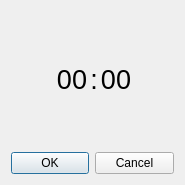
<?xml version="1.0" encoding="UTF-8"?>
<ui version="4.0">
 <class>TimeSelectWidget</class>
 <widget class="QDialog" name="TimeSelectWidget">
  <property name="geometry">
   <rect>
    <x>0</x>
    <y>0</y>
    <width>185</width>
    <height>185</height>
   </rect>
  </property>
  <property name="minimumSize">
   <size>
    <width>185</width>
    <height>185</height>
   </size>
  </property>
  <property name="maximumSize">
   <size>
    <width>185</width>
    <height>185</height>
   </size>
  </property>
  <property name="windowTitle">
   <string>Укажите время</string>
  </property>
  <layout class="QGridLayout" name="gridLayout">
   <item row="0" column="1">
    <spacer name="verticalSpacer_2">
     <property name="orientation">
      <enum>Qt::Vertical</enum>
     </property>
     <property name="sizeHint" stdset="0">
      <size>
       <width>20</width>
       <height>40</height>
      </size>
     </property>
    </spacer>
   </item>
   <item row="1" column="0">
    <spacer name="horizontalSpacer">
     <property name="orientation">
      <enum>Qt::Horizontal</enum>
     </property>
     <property name="sizeHint" stdset="0">
      <size>
       <width>34</width>
       <height>20</height>
      </size>
     </property>
    </spacer>
   </item>
   <item row="1" column="1">
    <widget class="QWidget" name="widget" native="true">
     <property name="minimumSize">
      <size>
       <width>80</width>
       <height>50</height>
      </size>
     </property>
     <property name="maximumSize">
      <size>
       <width>80</width>
       <height>50</height>
      </size>
     </property>
     <property name="autoFillBackground">
      <bool>false</bool>
     </property>
     <layout class="QHBoxLayout" name="horizontalLayout">
      <property name="spacing">
       <number>0</number>
      </property>
      <property name="leftMargin">
       <number>0</number>
      </property>
      <property name="topMargin">
       <number>0</number>
      </property>
      <property name="rightMargin">
       <number>0</number>
      </property>
      <property name="bottomMargin">
       <number>0</number>
      </property>
      <item>
       <widget class="QToolButton" name="hourBtn">
        <property name="font">
         <font>
          <pointsize>20</pointsize>
         </font>
        </property>
        <property name="text">
         <string>00</string>
        </property>
        <property name="toolButtonStyle">
         <enum>Qt::ToolButtonTextOnly</enum>
        </property>
        <property name="autoRaise">
         <bool>true</bool>
        </property>
       </widget>
      </item>
      <item>
       <widget class="QLabel" name="label">
        <property name="font">
         <font>
          <pointsize>20</pointsize>
         </font>
        </property>
        <property name="text">
         <string>:</string>
        </property>
        <property name="alignment">
         <set>Qt::AlignCenter</set>
        </property>
       </widget>
      </item>
      <item>
       <widget class="QToolButton" name="minBtn">
        <property name="font">
         <font>
          <pointsize>20</pointsize>
         </font>
        </property>
        <property name="text">
         <string>00</string>
        </property>
        <property name="toolButtonStyle">
         <enum>Qt::ToolButtonTextOnly</enum>
        </property>
        <property name="autoRaise">
         <bool>true</bool>
        </property>
       </widget>
      </item>
     </layout>
    </widget>
   </item>
   <item row="1" column="2">
    <spacer name="horizontalSpacer_2">
     <property name="orientation">
      <enum>Qt::Horizontal</enum>
     </property>
     <property name="sizeHint" stdset="0">
      <size>
       <width>35</width>
       <height>20</height>
      </size>
     </property>
    </spacer>
   </item>
   <item row="2" column="1">
    <spacer name="verticalSpacer">
     <property name="orientation">
      <enum>Qt::Vertical</enum>
     </property>
     <property name="sizeHint" stdset="0">
      <size>
       <width>20</width>
       <height>31</height>
      </size>
     </property>
    </spacer>
   </item>
   <item row="3" column="0" colspan="3">
    <widget class="QDialogButtonBox" name="buttonBox">
     <property name="orientation">
      <enum>Qt::Horizontal</enum>
     </property>
     <property name="standardButtons">
      <set>QDialogButtonBox::Cancel|QDialogButtonBox::Ok</set>
     </property>
    </widget>
   </item>
  </layout>
 </widget>
 <resources/>
 <connections>
  <connection>
   <sender>buttonBox</sender>
   <signal>accepted()</signal>
   <receiver>TimeSelectWidget</receiver>
   <slot>accept()</slot>
   <hints>
    <hint type="sourcelabel">
     <x>248</x>
     <y>254</y>
    </hint>
    <hint type="destinationlabel">
     <x>157</x>
     <y>274</y>
    </hint>
   </hints>
  </connection>
  <connection>
   <sender>buttonBox</sender>
   <signal>rejected()</signal>
   <receiver>TimeSelectWidget</receiver>
   <slot>reject()</slot>
   <hints>
    <hint type="sourcelabel">
     <x>316</x>
     <y>260</y>
    </hint>
    <hint type="destinationlabel">
     <x>286</x>
     <y>274</y>
    </hint>
   </hints>
  </connection>
 </connections>
</ui>
